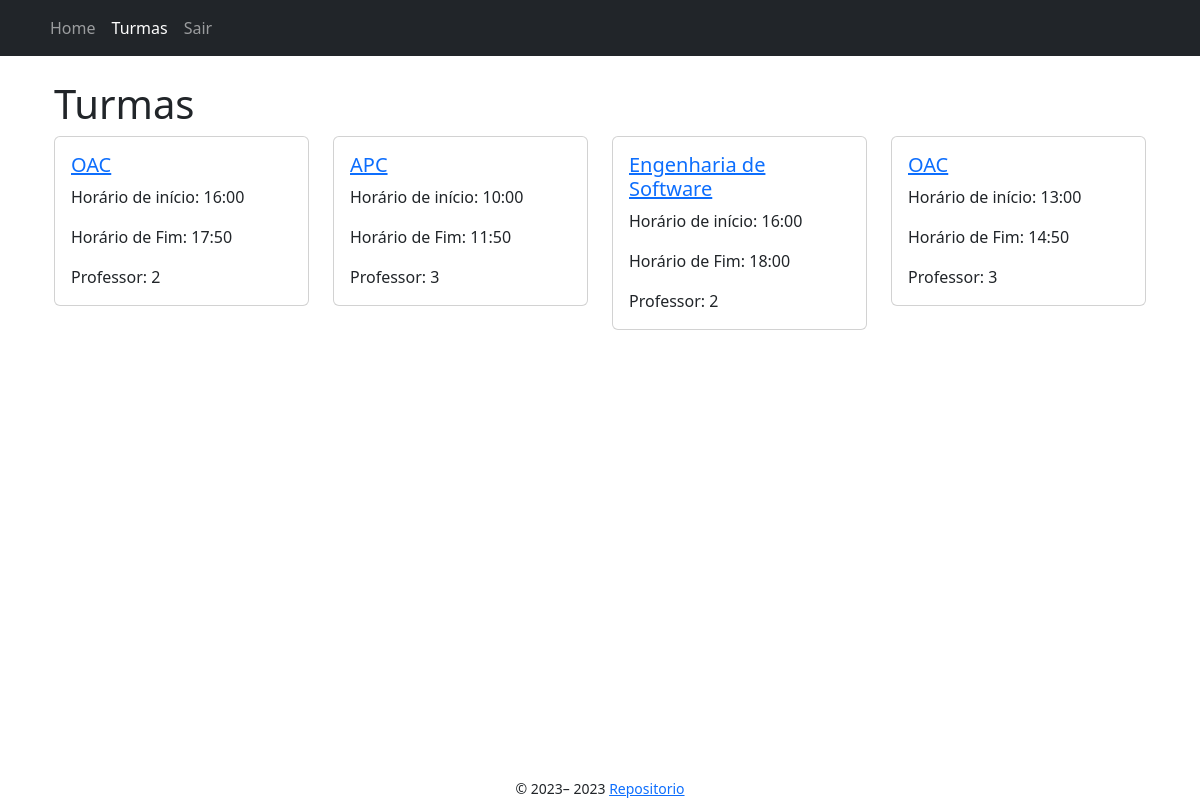
The app's page /turmas/ (signed in), older data.
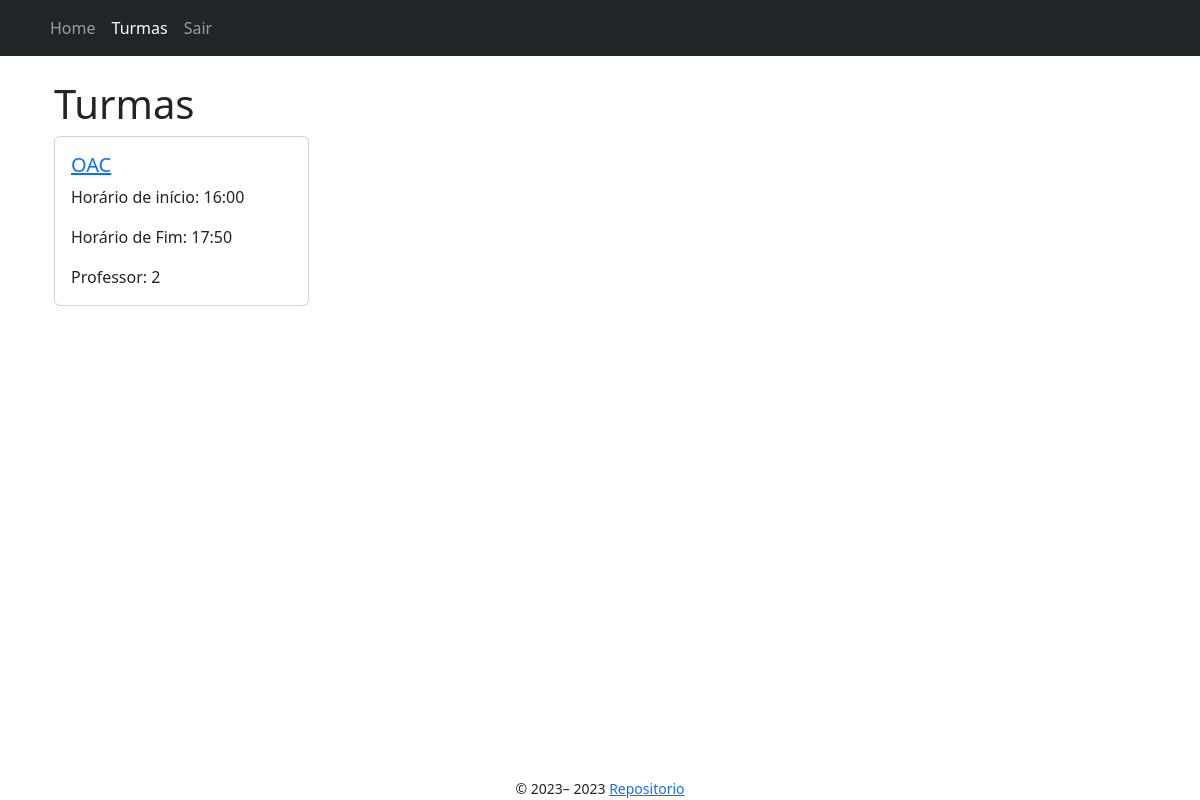
The same page, newer data.
### app/models/turma.py (models this page shows)
class Turma(db.Model):
    __tablename__ = "turma"
    id = db.Column(db.Integer, primary_key=True)
    nome = db.Column(db.String(100), nullable=False)
    horario_inicio = db.Column(db.Time, nullable=False)
    horario_fim = db.Column(db.Time, nullable=False)
    senha = db.Column(db.String(200), nullable=False)
    semestre = db.Column(db.Integer, nullable=False)
    professor_id = db.Column(db.Integer, db.ForeignKey(
        'professor.id'), nullable=False)
    aulas = db.relationship('Aula', backref=db.backref('turma_aulas', lazy=True)) #1 to N
    def __repr__(self) -> str:
        return "<Turma %r>" % self.id

### app/controllers/turmas_controller.py (the view)
@bp.route("/", methods=["GET"])
@login_required
def index():
    turmas = Turma.query.all()
    print(f"Turmas: {turmas}")
    return render_template("turmas/index.jinja2", turmas=turmas, user=current_user)

### app/templates/turmas/index.jinja2 (shortened to what this page needs)
{% extends "./base.jinja2" %}
{% from 'bootstrap5/utils.html' import render_icon %}
{% block head %}
    {{ super() }}
{% endblock %}
{% block content %}
    <div class="container">
        <h1>Turmas</h1>
        <div class="row row-col-1 row-cols-md-2 row-cols-lg-4">
            {% for turma in turmas %}
                <div class="col mb-4">
                    <div class="card">
                        <div class="card-body">
                            <a href="{{ url_for('turmas.show', turma_id=turma.id) }}">
                                <h5 class="card-title">{{ turma.nome }}</h5>
                            </a>
                            <p>Horário de início: {{ turma.horario_inicio.strftime('%H:%M') }}</p>
                            <p>Horário de Fim: {{ turma.horario_fim.strftime('%H:%M') }}</p>
                            <p class="card-text">Professor: {{ turma.professor_id }}</p>
                        </div>
                    </div>
                </div>
            {% endfor %}
        </div>
    </div>
{% endblock %}

### app/templates/base.jinja2 (shortened to what this page needs)
{% from 'bootstrap5/utils.html' import render_messages %}
{% from 'bootstrap5/form.html' import render_form %}
{% from 'bootstrap5/nav.html' import render_nav_item, render_breadcrumb_item %}
<!doctype html>
<html lang="en">
<head>
    {% block head %}
    {% block styles %}
    {{ bootstrap.load_css() }}
    <link rel="stylesheet" type="text/css" href="{{ url_for('static', filename='style.css') }}">
    {% endblock %}
    {% endblock %}
</head>
<body>
    <head>
        {% if current_user.is_authenticated %}
            <nav class="navbar navbar-expand-lg navbar-dark bg-dark mb-4">
                <div class="container">
                    <div class="collapse navbar-collapse" id="navbarSupportedContent">
                        <ul class="navbar-nav mr-auto">
                            {{ render_nav_item("index.index", "Home") }}
                            {{ render_nav_item("turmas.index", "Turmas") }}
                            {{ render_nav_item("auth.logout", "Sair") }}
                        </ul>
                    </div>
                </div>
            </nav>
        {% endif %}
    </head>
    <main class="container">
        {% block content %}{% endblock %}
    </main>
    <footer class="text-center">
        {% block footer %}
        <small> &copy; 2023–
            <script>document.write(new Date().getFullYear())</script> <a
                href="https://github.com/zeroCass/chamada-saas" target="_blank">Repositorio</a>
        </small>
        {% endblock %}
    </footer>
</body>
</html>

### app/static/style.css (style rules this page uses)
* { box-sizing: border-box; margin: 0; padding: 0; }
body { display: grid; min-height: 100vh; min-width: 100vw; grid-template-columns: 1fr; grid-template-rows: auto 1fr auto; grid-template-areas: "header" "main" "footer"; }
main { grid-area: main; }
footer { grid-area: footer; }

Row changes from the older to the newer data that the page shows:
removed Turma: nome "APC", horario_inicio "10:00", horario_fim "11:50", professor_id "3"
removed Turma: nome "Engenharia de Software", horario_inicio "16:00", horario_fim "18:00", professor_id "2"
removed Turma: nome "OAC", horario_inicio "13:00", horario_fim "14:50", professor_id "3"
